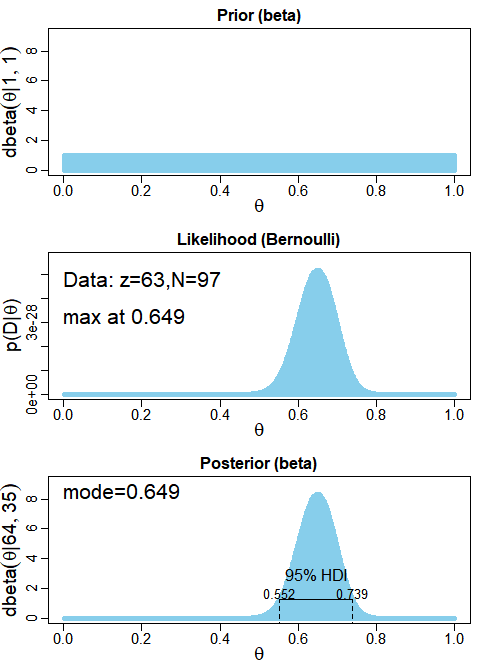

Source code (R):
source("C:/Users/Rama/AppData/Local/Temp/DBDA2Eprograms/DBDA2E-utilities.R")  # Load definitions of graphics functions etc.
source("C:/Users/Rama/AppData/Local/Temp/DBDA2Eprograms/BernBeta.R")          # Load the definition of the BernBeta function

heads = 63
tails = 97 - 63

a = 1
b = 1
shape = c(a,b)

theta = seq(from=0, to=1, by=0.01)

Data = c(rep(0,tails), rep(1, heads))

openGraph(width=5,height=7)
posterior = BernBeta( priorBetaAB=shape, Data=Data , plotType="Bars" , 
                      showCentTend="Mode" , showHDI=TRUE , showpD=FALSE )
saveGraph(file="BernBetaExample",type="png")
